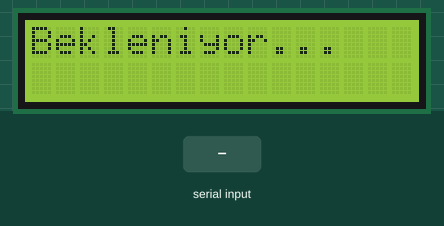
Bench run of a sketch on a simulated Arduino Uno, built with avr-gcc and run on an emulated ATmega328P. On the bench: 16×2 character LCD. The test bench sets the inputs (shaded band). What the sketch prints to the serial monitor is not drawn.

Above: at 1.2 s.
1.3 s: "90,45\n" received over Serial
At 2.1 s:
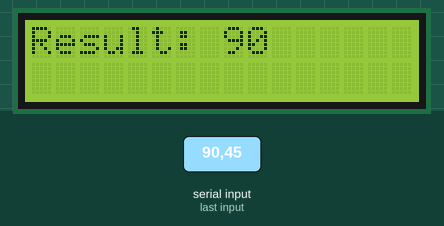
2.8 s: "30,150\n" received over Serial
At 3.2 s:
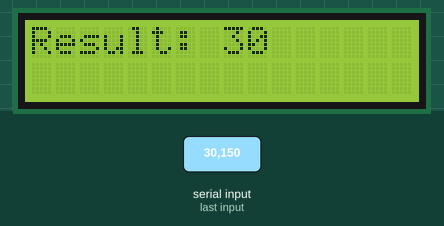
Timing chart, 0 to 5.8 s (numbered marks = the images above; inputs shaded):
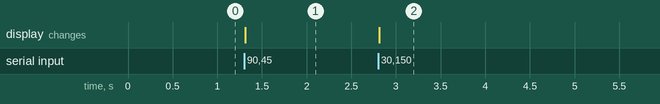

Measured:
- after the input at 1.3 s, the display: changes at once (image 1)
- after the input at 2.8 s, the display: changes at once (image 2)

The sketch:

Seri_Port_Communication_test.ino
```cpp
#include <Wire.h>
#include <LiquidCrystal_I2C.h>

int resultValue = 0; // Gelen değer için değişken

// LCD ekran tanımlama (adres: 0x27, 16x2 LCD için)
LiquidCrystal_I2C lcd(0x27, 16, 2);

void setup() {
  Serial.begin(57600); // Seri haberleşmeyi başlat
  lcd.begin(16, 2);    // LCD ekranı 16 sütun, 2 satır olarak başlat
  lcd.backlight();      // LCD arka ışığını aç
  lcd.print("Bekleniyor..."); // Başlangıç mesajı
}

void loop() {
  if (Serial.available() > 0) { // Veri varsa
    String data = Serial.readStringUntil('\n'); // Satır sonuna kadar oku
    resultValue = data.toInt(); // Gelen veriyi tam sayıya çevir

    // Ekranı temizle ve yeni gelen değeri yazdır
    lcd.clear();
    lcd.setCursor(0, 0);            // İlk satır, ilk sütuna konumlan
    lcd.print("Result: ");           // "Result:" ifadesini yazdır
    lcd.setCursor(8, 0);             // İlk satır, 8. sütuna konumlan
    lcd.print(resultValue);          // Gelen değeri yazdır

    // Debug amaçlı Seri Monitöre de yazdır
    Serial.print("Result: ");
    Serial.println(resultValue);
  }
}
```
